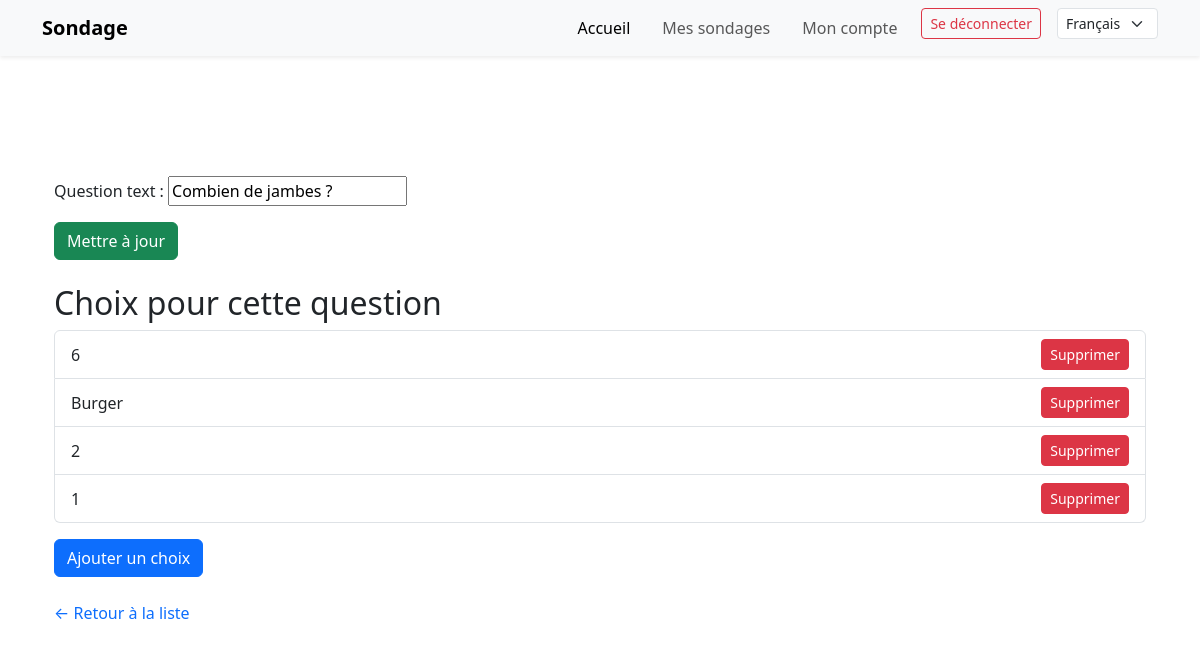
The app's page /questions/10/edit/ (signed in), older data.
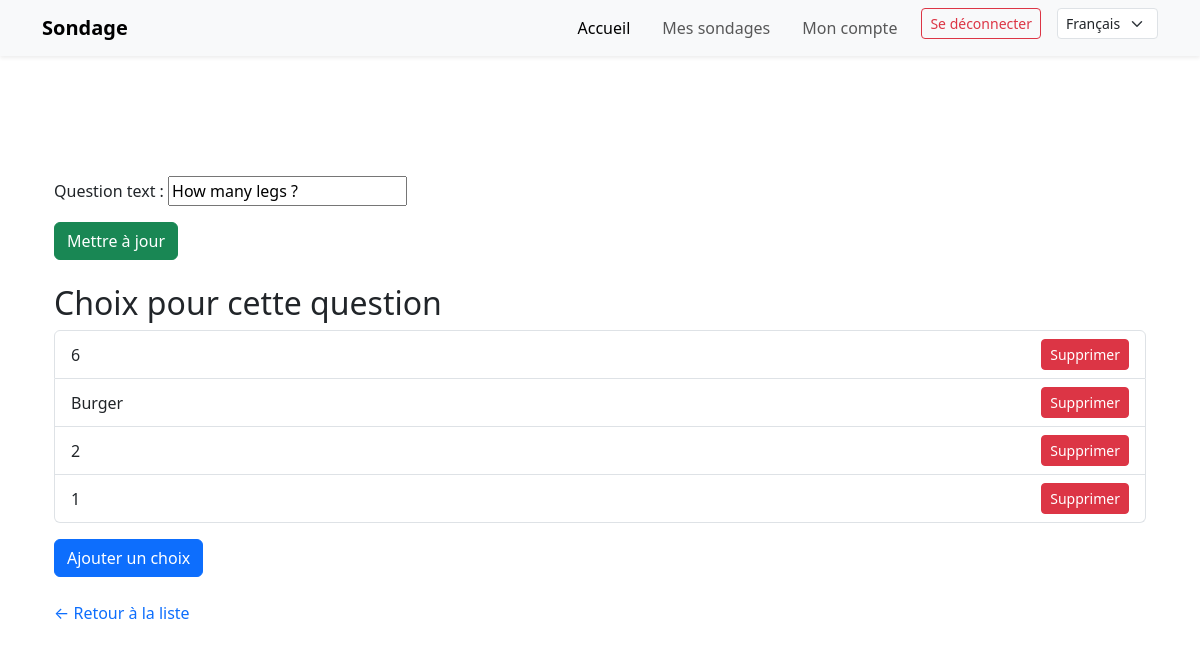
The same page, newer data.
### main_app/models.py (models this page shows, shortened)
class Question(models.Model):
    question_text = models.CharField(max_length=200)
    creator = models.ForeignKey(User, on_delete=models.CASCADE, null=True)
    pub_date = models.DateTimeField("date published")

### main_app/views.py (the view)
# urls.py: path('questions/<int:pk>/edit/', views.edit_question, name='edit_question'),
@login_required
def edit_question(request, pk):
    question = get_object_or_404(Question, pk=pk)
    if question.creator != request.user:
        return HttpResponseForbidden("Vous n'avez pas le droit de modifier ce sondage.")
    if request.method == 'POST':
        form = QuestionForm(request.POST, instance=question)
        if form.is_valid():
            form.save()
            return redirect('question_list')
    else:
        form = QuestionForm(instance=question)
    return render(request, 'main_app/question_form.html', {'form': form})

### main_app/forms.py
class QuestionForm(forms.ModelForm):
    class Meta:
        model = Question
        fields = ['question_text']

### main_app/templates/main_app/question_form.html (shortened to what this page needs)
{% extends "main_app/base.html" %}
{% load i18n %}
{% block content %}
<div class="container mt-5">
    <form method="post" class="mb-4">
        {{ form.as_p }}
        <button type="submit" class="btn btn-success">
            {% if form.instance.pk %}
                {% trans "Mettre à jour" %}
            {% else %}
                {% trans "Créer" %}
            {% endif %}
        </button>
    </form>
    {% if form.instance.pk %}
        <h2>{% trans "Choix pour cette question" %}</h2>
        <ul class="list-group mb-3">
            {% for choice in form.instance.choice_set.all %}
                <li class="list-group-item d-flex justify-content-between align-items-center">
                    {{ choice.choice_text }}
                    <form action="{% url 'delete_choice' choice.pk %}" method="post" style="margin:0;">
                        <button type="submit" class="btn btn-danger btn-sm">{% trans "Supprimer" %}</button>
                    </form>
                </li>
            {% empty %}
                <li class="list-group-item">{% trans "Aucun choix pour cette question." %}</li>
            {% endfor %}
        </ul>
        <a href="{% url 'add_choice' form.instance.pk %}" class="btn btn-primary">{% trans "Ajouter un choix" %}</a>
    {% endif %}
    <p class="mt-4">
        <a href="{% url 'question_list' %}" class="text-decoration-none">&larr; {% trans "Retour à la liste" %}</a>
    </p>
</div>
{% endblock %}

Row changes from the older to the newer data that the page shows:
changed Question: question_text "Combien de jambes ?" → "How many legs ?"
